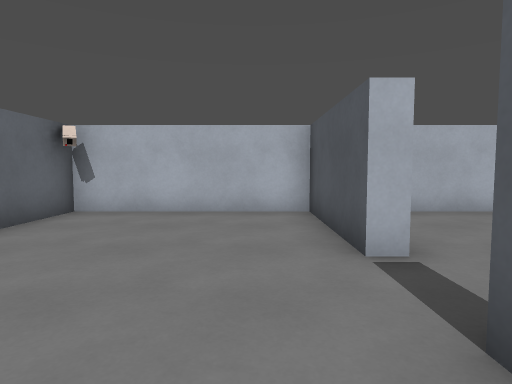
view 1 (above)

15 first-person views from a walk through a level from a Godot 3-D game. The camera is 1.2 m above the floor, tilts 4° down and sees 75° across. The floor is counted in squares, 1.2 m on a side. Each view is taken from the middle of a square. On the plan, view 1 faces up. The plan holds only what a view shows up to about 13 squares ahead; the rest is blank. Characters and animated objects are left out. Surface patterns are stand-ins for the level's own textures.

view 2
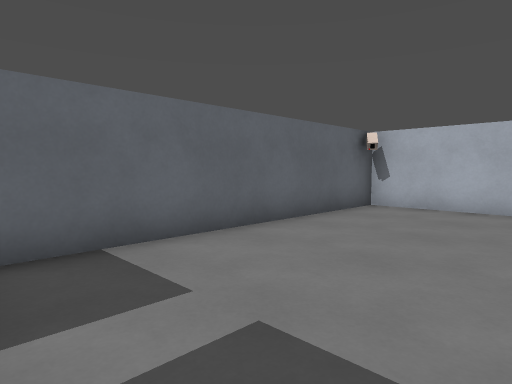

view 3
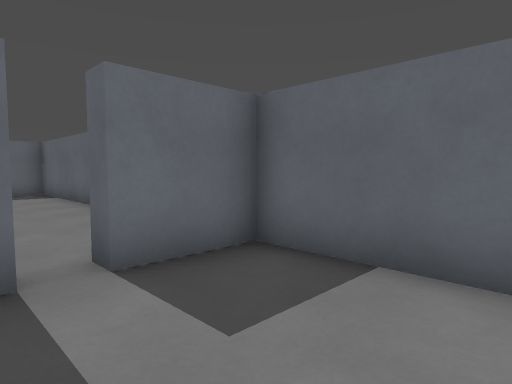

view 4
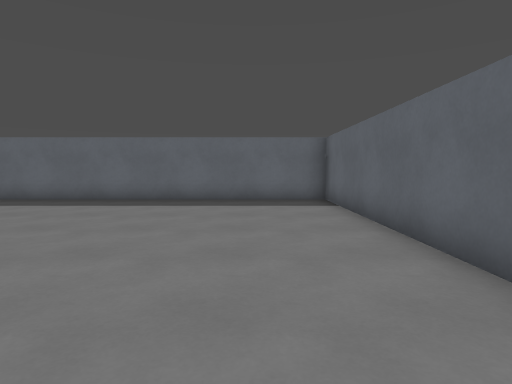

view 5
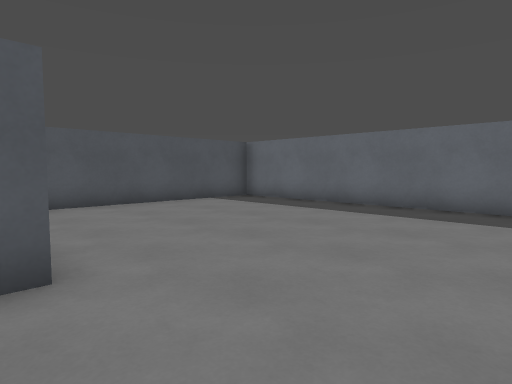

view 6
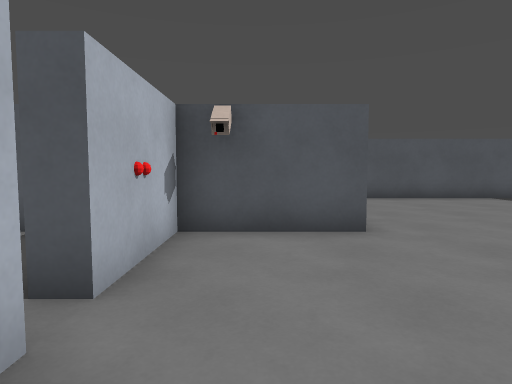

view 7
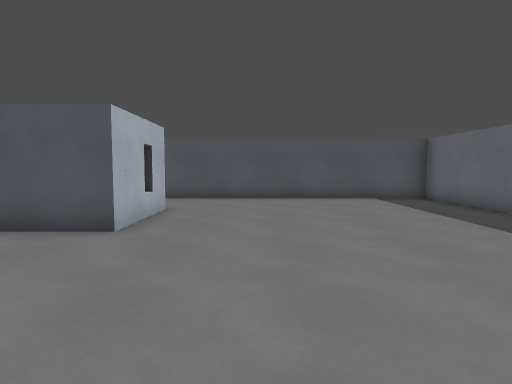

view 8
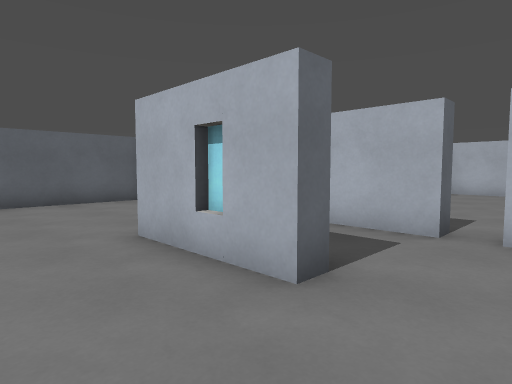

view 9
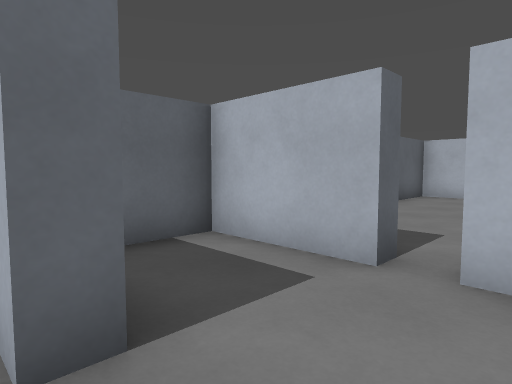

view 10
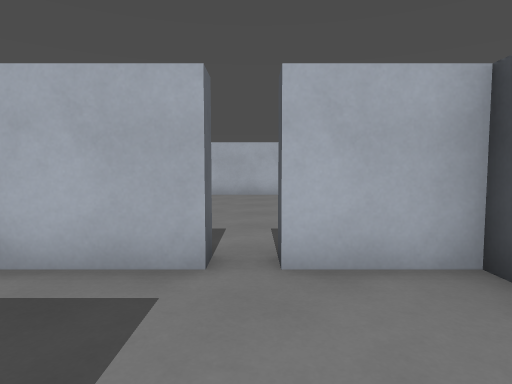

view 11
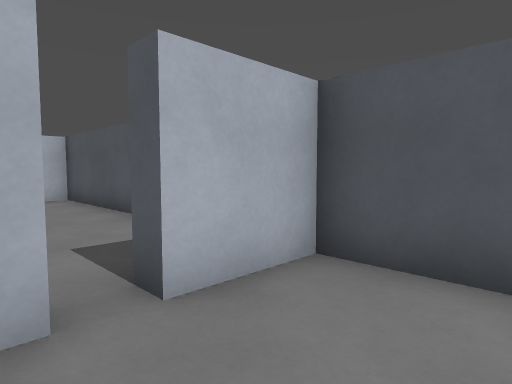

view 12
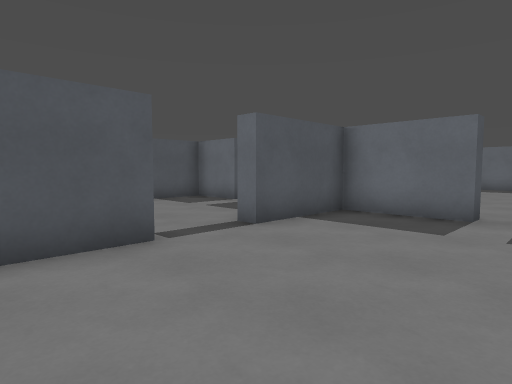

view 13
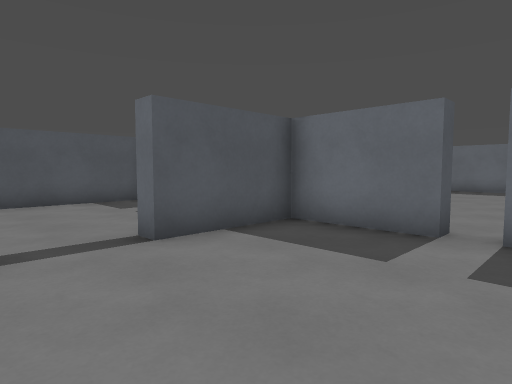

view 14
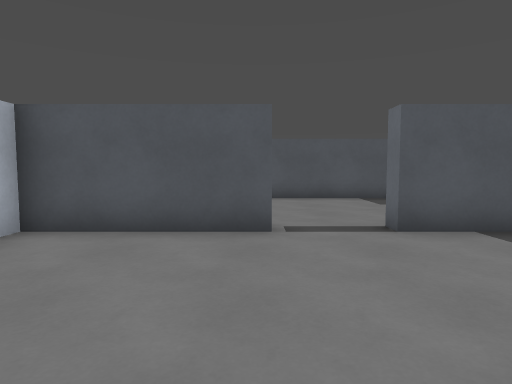

view 15
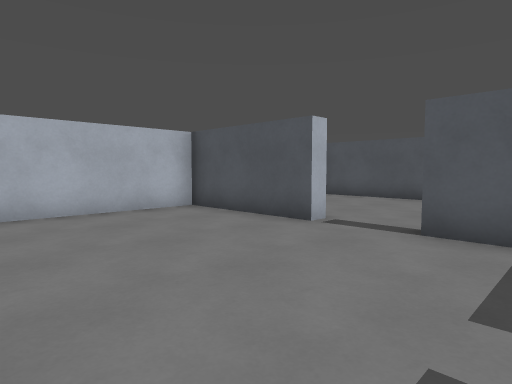

### Floor plan
Ten units are one square. View 1 is at (0, 0); x grows to the right and y downward. Boxes are objects, and circles mark ways between rooms. Rooms are numbered by the first view taken in them; rooms with no view inside come last. Other rooms are left out.
<svg viewBox="-47 -82 124 215">
<path fill="none" stroke="#000" d="M1 12 12 12 12 -17M43 47 12 47 12 17M-42 21 -42 128 72 128 72 54M12 -37 12 -77 -42 -77 -42 12 -23 12 -23 18M43 41 43 47M45 17 18 17 18 32M72 54 72 17 53 17M19 -37 12 -37M12 -17 18 -17M45 11 45 17M53 17 53 12 72 12 72 -77 18 -77 18 -56"/>
<rect x="-15" y="15" width="10" height="10" fill="#bbb"><title>other object</title></rect>
<rect x="-5" y="15" width="10" height="10" fill="#bbb"><title>other object</title></rect>
<circle cx="55" cy="50" r="3" fill="#2a7"/>
<circle cx="10" cy="-25" r="3" fill="#2a7"/>
<circle cx="50" cy="20" r="3" fill="#2a7"/>
<text x="0" y="40">1</text>
<text x="40" y="40">2</text>
<text x="40" y="-30">3</text>
</svg>
Room 1 opens to room 2. Room 1 opens to room 3. Room 2 opens to room 3.

Where each view was taken, in squares from view 1:
view 1: 0 up, 0 right, facing up
view 2: 1 down, 0 right, facing up-left
view 3: 2 up, 1 left, facing down-left
view 4: 2 down, 2 left, facing down
view 5: 4 down, 2 left, facing down-right
view 6: 3 down, 4 left, facing right
view 7: 7 down, 4 left, facing right
view 8: 7 down, 6 right, facing up-left
view 9: 5 down, 6 right, facing up-left
view 10: 5 down, 5 right, facing up
view 11: 4 down, 4 right, facing up-right
view 12: 6 up, 3 left, facing down-right
view 13: 4 up, 3 left, facing down-right
view 14: 4 up, 4 left, facing right
view 15: 0 up, 4 left, facing up-right
